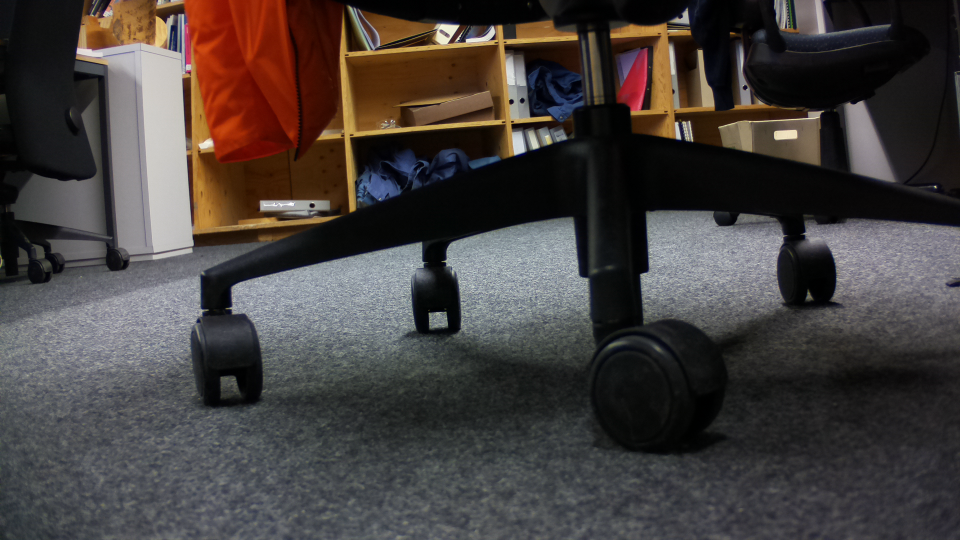
#> input picture prototype/video_yaw/picture/0.png, 1920 x 1080 px (shown at 1/2 size)
$ jupyter execute find_shape.ipynb   (older library calls are emulated)
#> lines starting #> are read from the running program, lines starting #| are printed output that depends on the picture; after the words box and inside, x2 and y2 are one past the last pixel; in counts of white or black regions, pixels touching at a corner belong together
[cell 1]
import numpy as np
import matplotlib.pyplot as plt
import cv2

[cell 2]
image=cv2.imread('picture/0.png')
#> image is the input picture: shape (1080, 1920, 3); mean B, G, R 61.8, 63.8, 69.7
scale_percent = 30 # percent of original size
width = int(image.shape[1] * scale_percent / 100)
#> width = 576
height = int(image.shape[0] * scale_percent / 100)
#> height = 324
dim = (width, height)
#> dim = (576, 324)
image = cv2.resize(image, dim, interpolation = cv2.INTER_AREA)
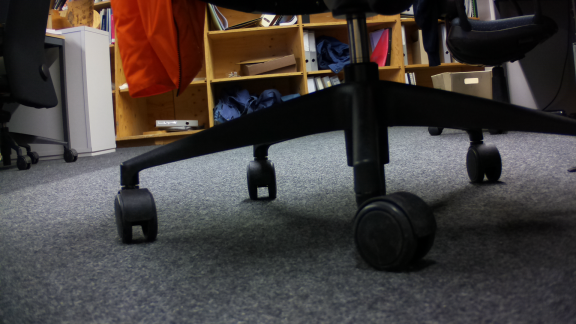
#> image: shape (324, 576, 3); mean B, G, R 61.8, 63.8, 69.8

[cell 3]
gray=cv2.cvtColor(image,cv2.COLOR_BGR2GRAY)
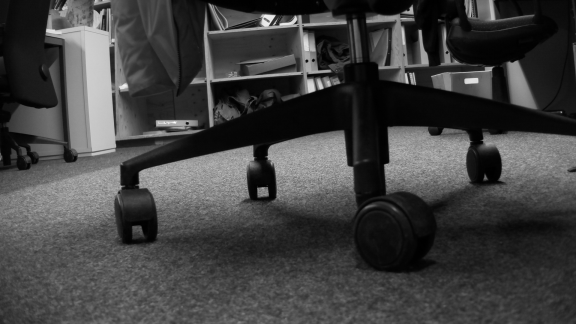
#> gray: shape (324, 576); min 0, max 254, mean 65.4
edged=cv2.Canny(gray,30,200)
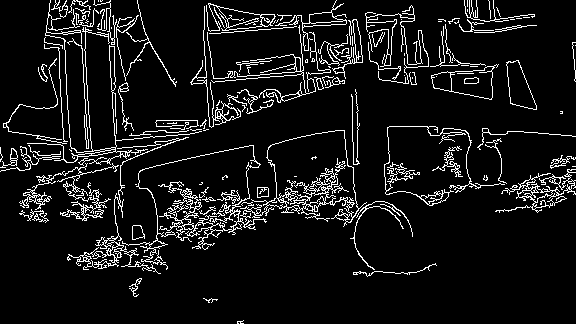
#> edged: shape (324, 576); 8.5% white in thin lines or dots

[cell 4]
#use a copy of your image, e.g. - edged.copy(), since finding contours alter the image
#we have to add _, before the contours as an empty argument due to upgrade of the OpenCV version
_, contours, hierarchy=cv2.findContours(edged,cv2.RETR_EXTERNAL,cv2.CHAIN_APPROX_NONE)
#> contours = 132 contours, 95 with area under 20; largest, box (x1, y1, x2, y2) and area: (240, 130, 367, 227) 5745, (431, 64, 499, 100) 1334, (506, 60, 537, 110) 854, (206, 3, 276, 32) 760, (67, 137, 189, 274) 680

print('Numbers of contours found=' + str(len(contours)))
#| Numbers of contours found=132

[cell 5]
cv2.drawContours(image,contours,-1,(0,255,0),3)
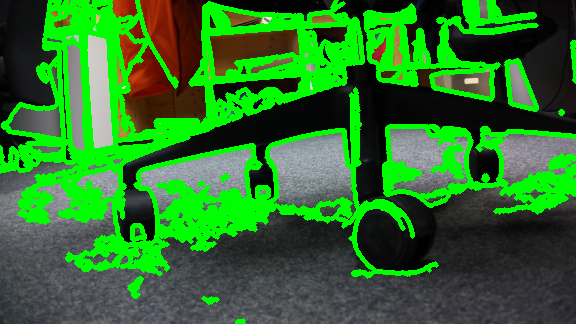
#> image: shape (324, 576, 3); mean B, G, R 40.4, 114.1, 44.4
cv2.imshow('contours',image)
cv2.imwrite('picture/0_cross.png',image)
cv2.waitKey(0)
cv2.destroyAllWindows()
